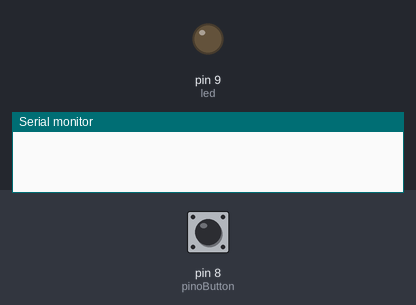
Simulated run of this sketch. Board: Arduino Uno, built with avr-gcc and run on an emulated ATmega328P. Parts: output pins drawn as LEDs (lit = HIGH), the last lines printed to the serial monitor. The test bench sets the inputs (shaded band); at power-on: pin 8 (pinoButton) LOW.

Above: at 1.2 s.
1.3 s: pin 8 (pinoButton) pulled HIGH for 0.15 s
At 2.5 s:
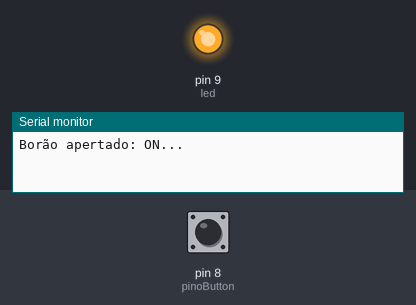
Timing chart, 0 to 4.3 s (numbered marks = the images above; inputs shaded):
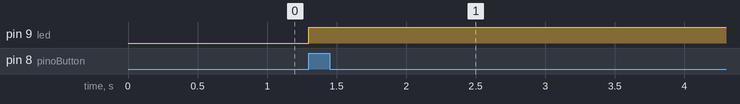

Measured:
- after the input at 1.3 s, pin 9 (led): LOW → HIGH at once

The sketch:

push_button.ino
```cpp
#define pinoButton 8
#define led 9
bool status = false;

void setup() {

pinMode(pinoButton, INPUT);
pinMode(led, OUTPUT);

Serial.begin(9600);

}

void loop() {
  //lendo o pino digital atraés do push button
 //Serial.println(digitalRead(pinoButton));

if(digitalRead(pinoButton) == 1 && status == false)
{
  Serial.println("Borão apertado: ON...");
  digitalWrite(led, HIGH);
  status = false;
  delay(1000);
}
else if(digitalRead(pinoButton) == 1 && status == true){
  Serial.println("Botão não apertado: OFF");
  digitalWrite(led, LOW);
  status = true;
  delay(1000);
}
}
```
